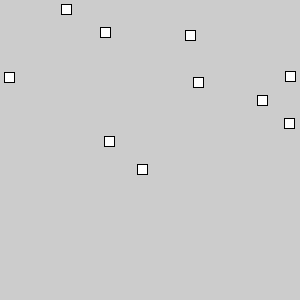
Frame 1 (no input)
Frame 60 (the mouse pressed at the canvas centre just before this capture): identical to frame 1, image omitted
Frame 120 (the mouse held since frame 60 and released just before this capture): identical to frame 1, image omitted

The Processing sketch that drew this single still picture (run headless with seeded random() and noise(); from frame 60 on, the mouse is pressed at the canvas centre):

// Processing sketch: Task_4
// ── Task_4.pde
Square[]squares = new Square[10];



void setup(){
  size(300, 300);
Square square1 = new Square(50,50);


for(int i = 0;i<10;i++){
squares[i] = new Square(int(random(0,300)),int(random(0,300)));
}
}


void draw(){

for(Square square : squares){
square.display();
}

}

// ── Squares.pde
public class Square{
  int xposition;
  int yposition;


 public Square(int tmpxPosition, int tmpyPosition){
    xposition = tmpxPosition;
    yposition = tmpyPosition;
 }
   void display(){
    rect(xposition,yposition,10,10);
    }
  }
